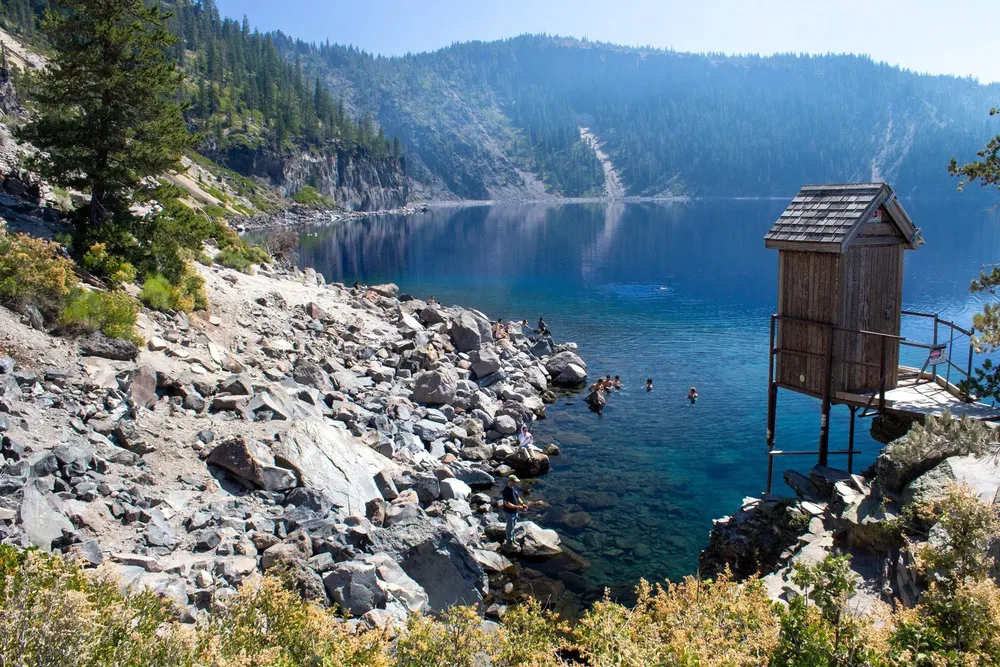
#> input picture IMG_0749.webp, 1000 x 667 px, shrunk from 1500 x 1000 before the run
$ python flatten_tiles.py ../IMG_0749.webp
#> lines starting #> are read from the running program, lines starting #| are printed output that depends on the picture
import sys

import numpy as np
from PIL import Image

SIGMA_FRACTION = 1 / 48


def blur(a, sigma):
    h, w = a.shape[:2]
    fy, fx = np.fft.fftfreq(h)[:, None], np.fft.fftfreq(w)[None, :]
    kernel = np.exp(-2 * (np.pi * sigma) ** 2 * (fx ** 2 + fy ** 2))
    if a.ndim == 3:
        kernel = kernel[..., None]
    return np.real(np.fft.ifft2(np.fft.fft2(a, axes=(0, 1)) * kernel, axes=(0, 1)))


for path in sys.argv[1:]:
    img = Image.open(path)
#> img is the input picture: PIL image 1000x667 RGB; mean R, G, B 104.6, 120.2, 127.2
    a = np.asarray(img.convert("RGB"), dtype=float) / 255
    sigma = a.shape[1] * SIGMA_FRACTION
#> sigma = 20.83
    if "_nor_" in path:
        xy = a[..., :2] * 2 - 1
        xy -= blur(xy, sigma) - xy.mean(axis=(0, 1))
        z = np.sqrt(np.clip(1 - (xy ** 2).sum(-1), 0, 1))
        out = np.dstack([(xy + 1) / 2, (z + 1) / 2])
    elif "_ao_" in path:
        out = a * (a.mean() / np.maximum(blur(a, sigma), 1e-3))
    else:
        out = a * (a.mean(axis=(0, 1)) / np.maximum(blur(a, sigma), 1e-3))
#> in blur, `return np.real(np.fft.ifft2(np.fft.fft2(a, axes=(0, 1)) * kernel, axes..`:
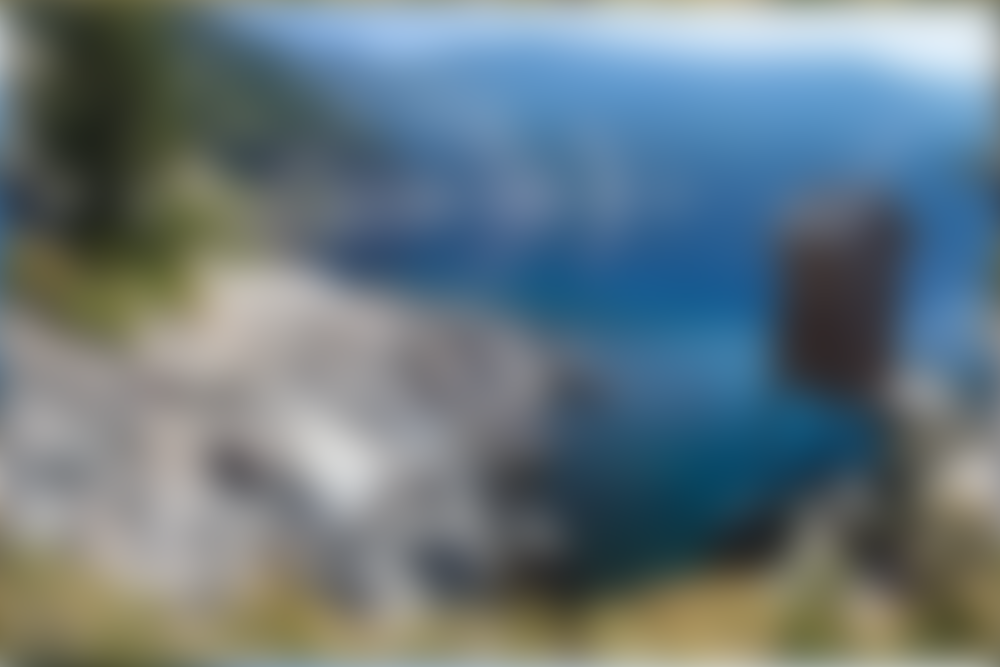
#> returned value: shape (667, 1000, 3) float64; mean of channels 0, 1, 2 0.41, 0.471, 0.499; drawn as R, G, B
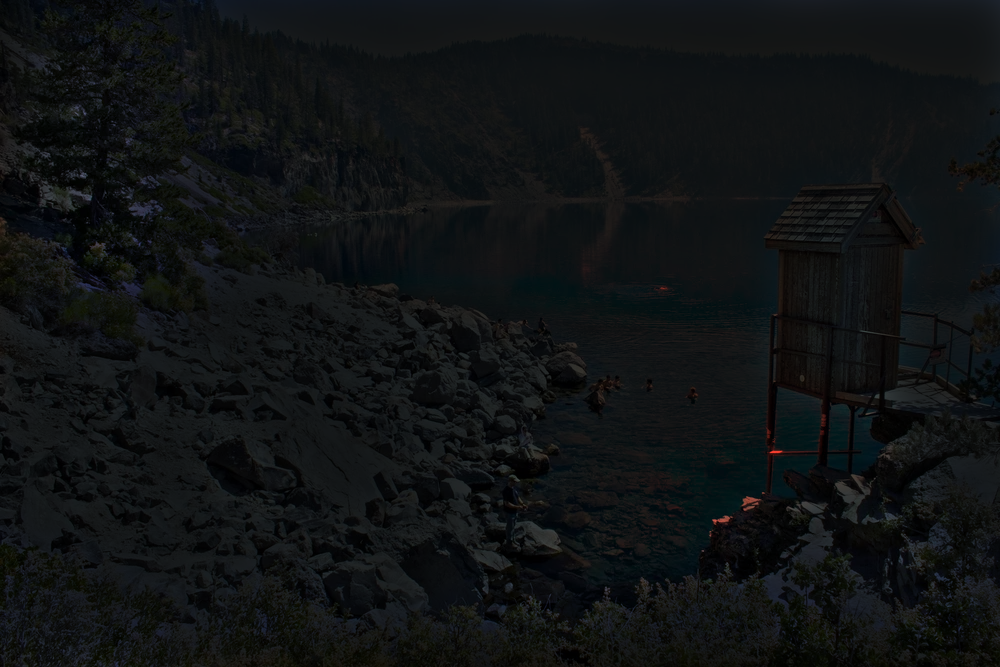
#> out: shape (667, 1000, 3) float64; mean R, G, B 0.396, 0.463, 0.487; drawn with min black and max white
    Image.fromarray((np.clip(out, 0, 1) * 255).round().astype(np.uint8)).save(path, quality=95)
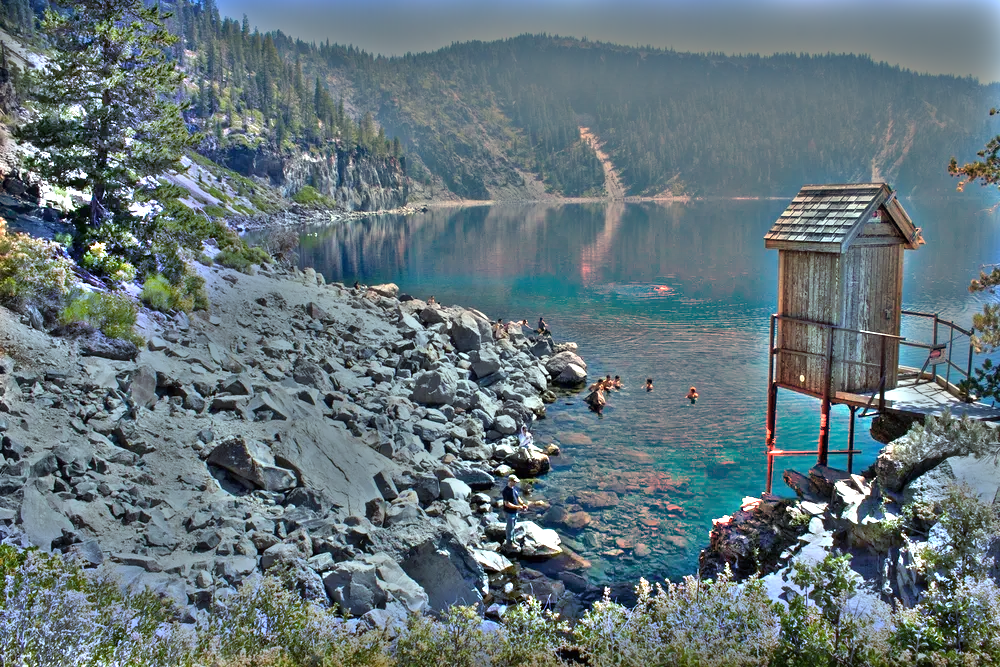
#> saved as IMG_0749.webp: PIL image 1000x667 RGB; mean R, G, B 100.5, 117.5, 123.2
    print(f"flattened {path}")

$ run again, on Phantom_Ship_-_Crater_Lake_National_Park_(15176204199).jpg
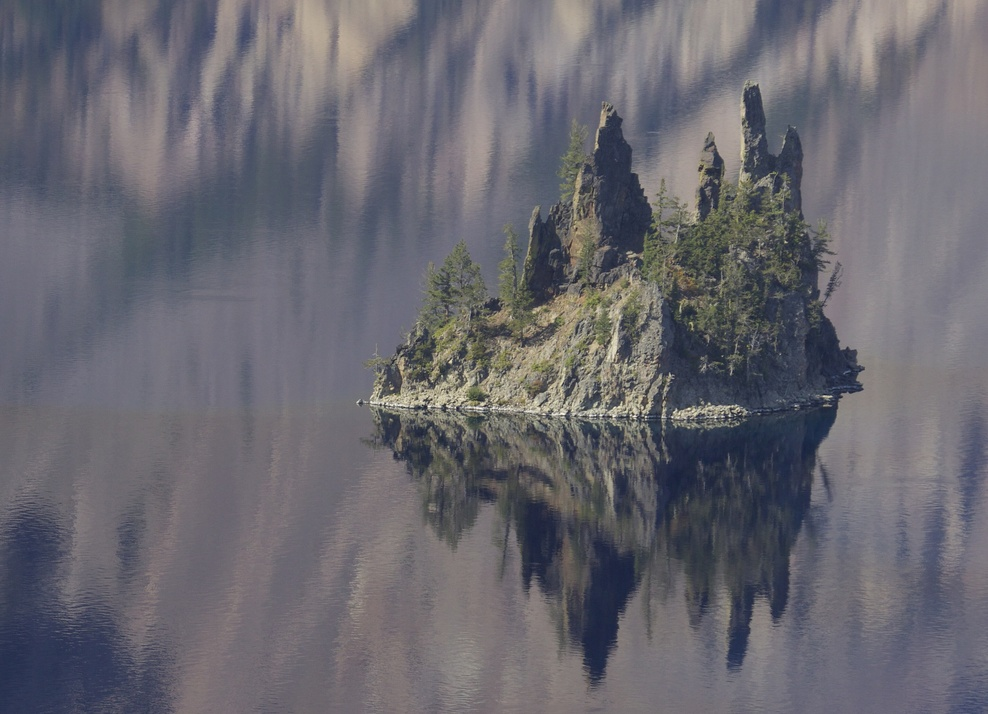
#> input picture Phantom_Ship_-_Crater_Lake_National_Park_(15176204199).jpg, 988 x 714 px, shrunk from 3840 x 2773 before the run
#> img is the input picture: PIL image 988x714 RGB; mean R, G, B 105.2, 103.8, 111.3
#> `out = a * (a.mean(axis=(0, 1)) / np.maximum(blur(a, sigma), 1e-3))`:
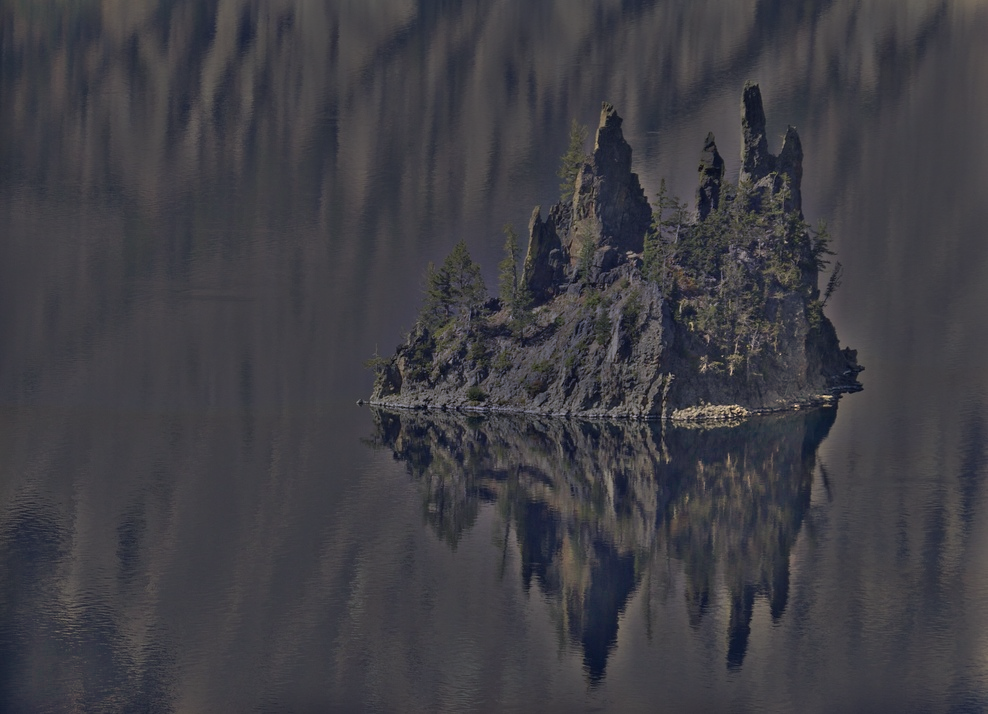
#> out: shape (714, 988, 3) float64; mean R, G, B 0.409, 0.405, 0.435; drawn with min black and max white
#> `Image.fromarray((np.clip(out, 0, 1) * 255).round().astype(np.uint8)).s..`:
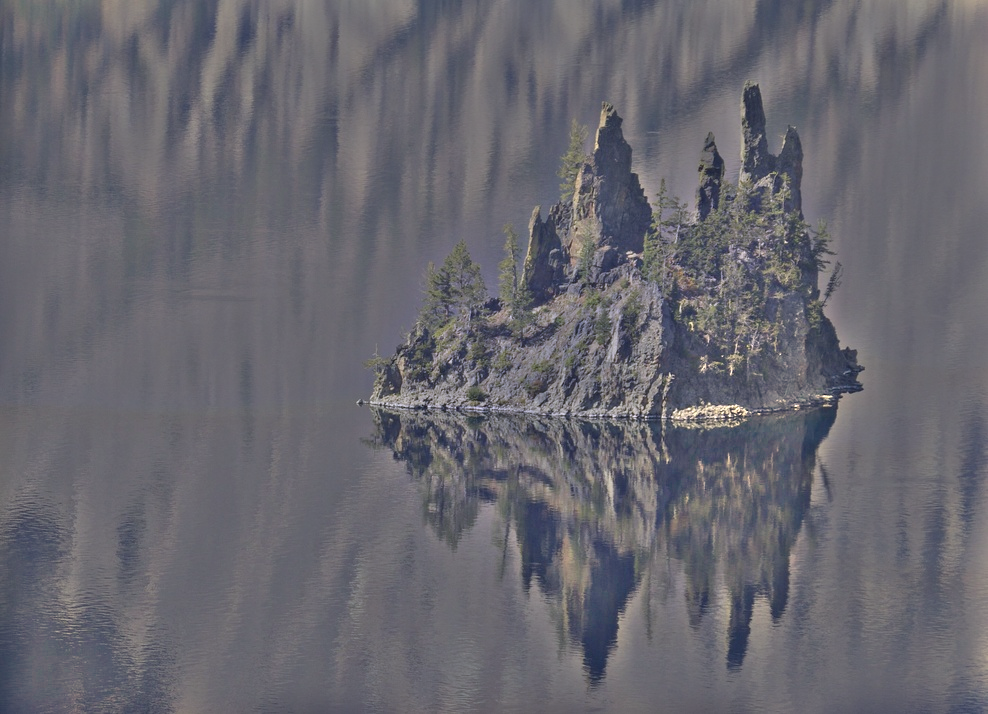
#> saved as Phantom_Ship_-_Crater_Lake_National_Park_(15176204199).jpg: PIL image 988x714 RGB; mean R, G, B 104.3, 103.2, 111

$ run again, on devils-backbone2.jpg
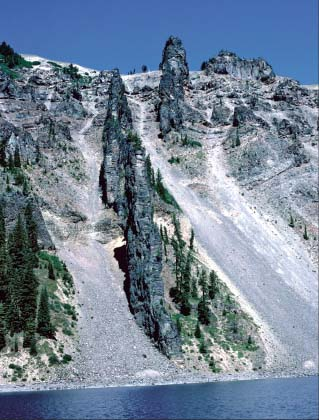
#> input picture devils-backbone2.jpg, 319 x 420 px
#> img is the input picture: PIL image 319x420 RGB; mean R, G, B 115, 131.5, 151.1
#> `out = a * (a.mean(axis=(0, 1)) / np.maximum(blur(a, sigma), 1e-3))`:
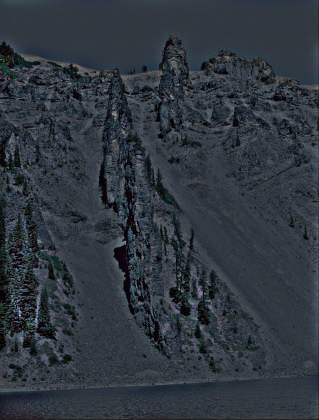
#> out: shape (420, 319, 3) float64; mean R, G, B 0.442, 0.508, 0.584; drawn with min black and max white
#> `Image.fromarray((np.clip(out, 0, 1) * 255).round().astype(np.uint8)).s..`:
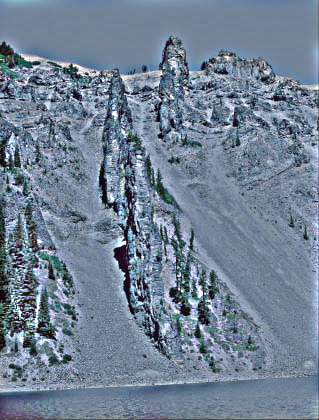
#> saved as devils-backbone2.jpg: PIL image 319x420 RGB; mean R, G, B 112.7, 129.5, 148.6

$ run again, on sojourney_2026-10-07_16-06-26.png
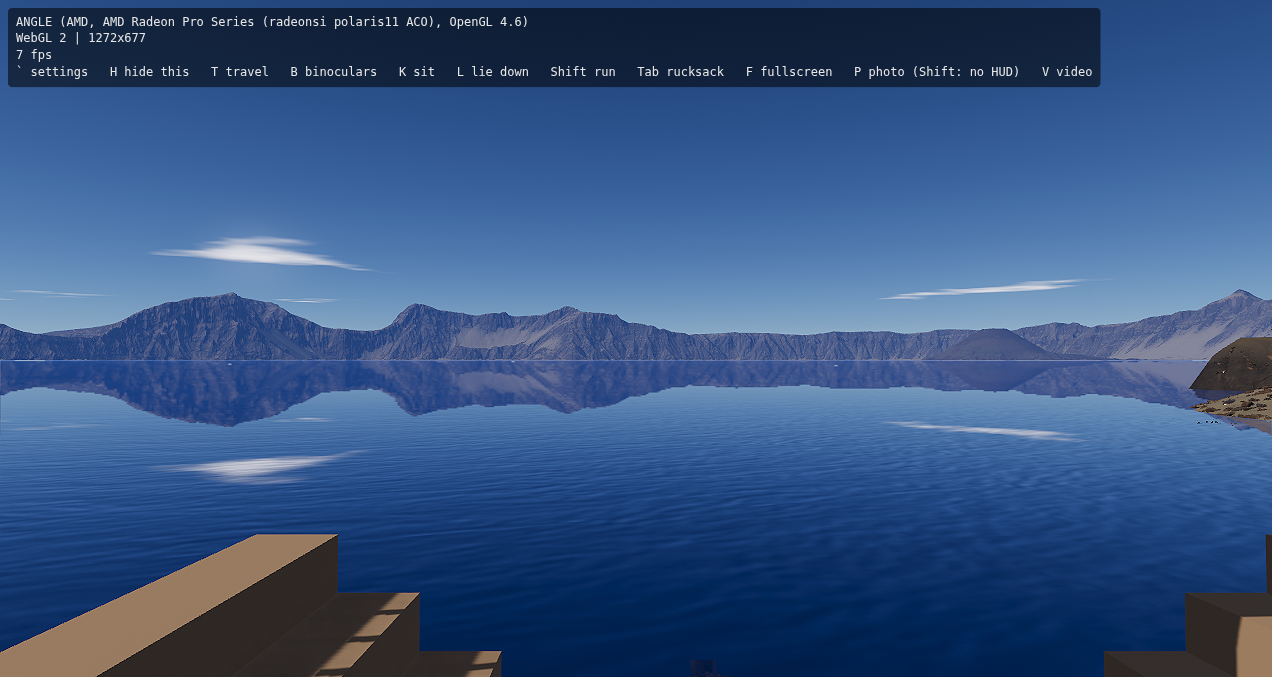
#> input picture sojourney_2026-10-07_16-06-26.png, 1272 x 677 px
#> img is the input picture: PIL image 1272x677 RGBA; mean R, G, B, A 55.1, 85.4, 130.6, 255
#> `out = a * (a.mean(axis=(0, 1)) / np.maximum(blur(a, sigma), 1e-3))`:
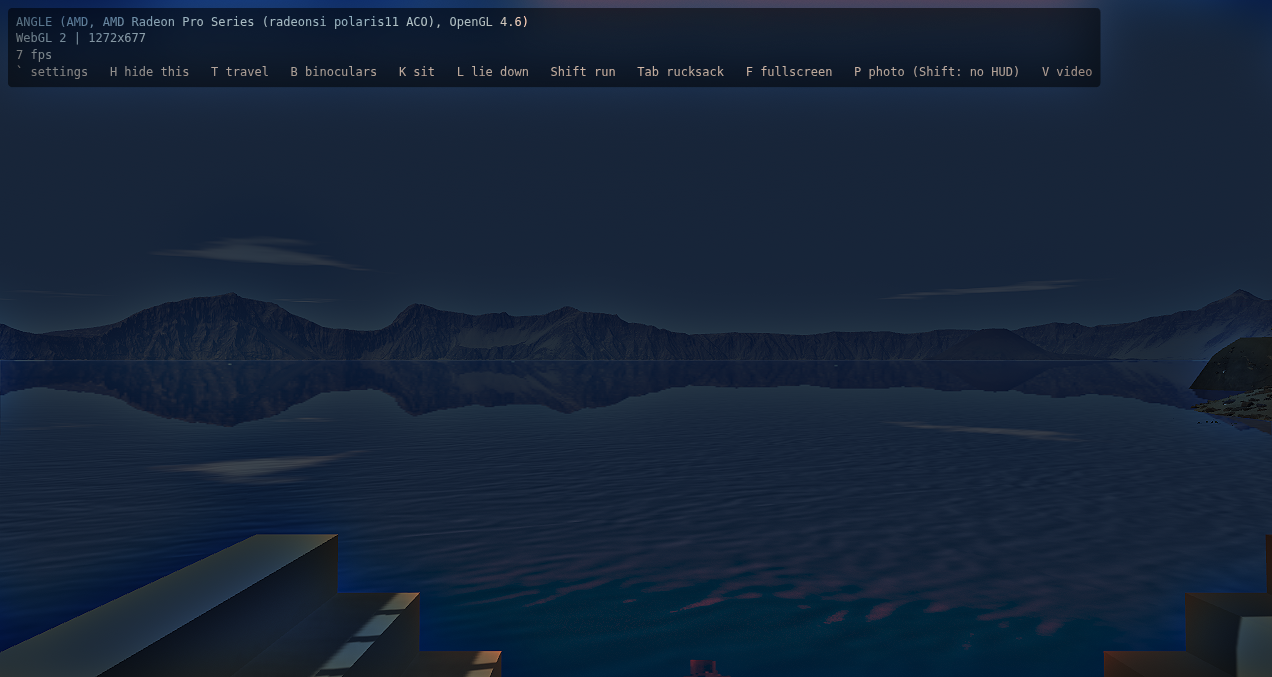
#> out: shape (677, 1272, 3) float64; mean R, G, B 0.203, 0.331, 0.508; drawn with min black and max white
#> `Image.fromarray((np.clip(out, 0, 1) * 255).round().astype(np.uint8)).s..`:
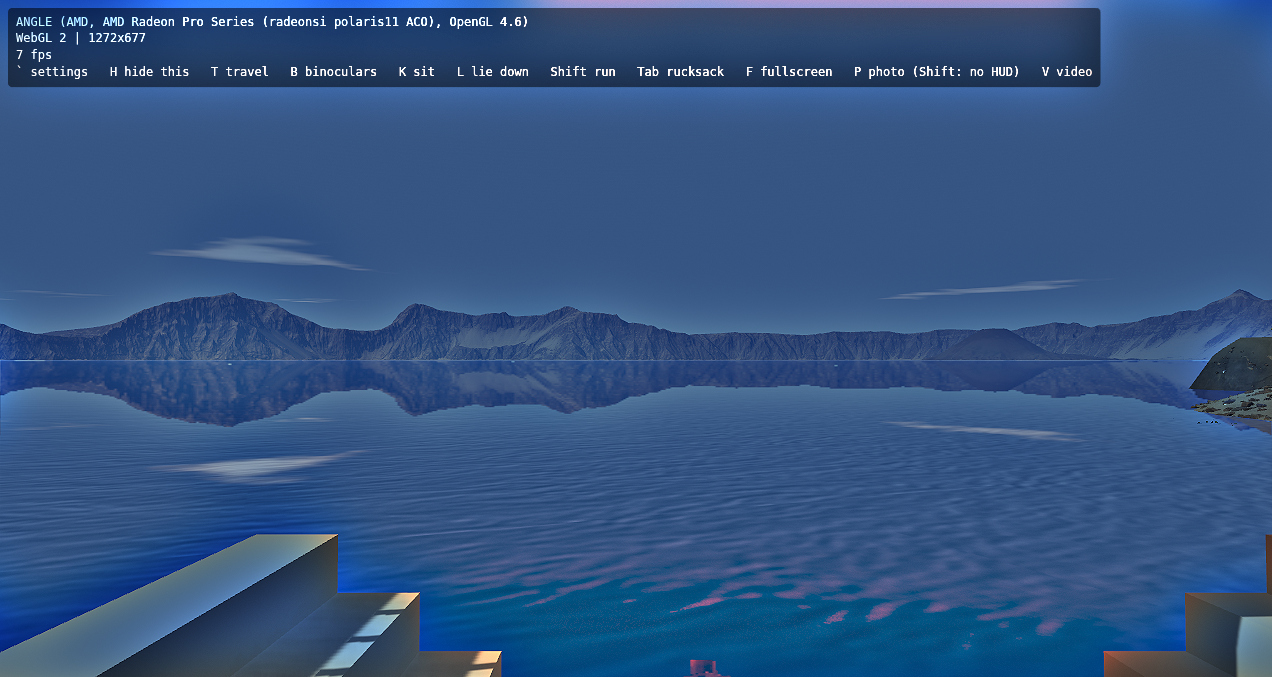
#> saved as sojourney_2026-10-07_16-06-26.png: PIL image 1272x677 RGB; mean R, G, B 51.5, 84.1, 129.2
